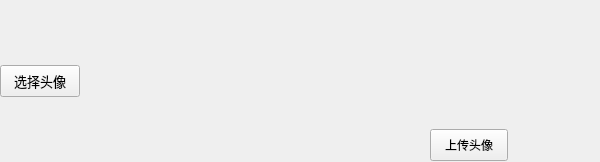
                      <widget class="QWidget" name="widget_15" native="true">
                       <property name="minimumSize">
                        <size>
                         <width>600</width>
                         <height>162</height>
                        </size>
                       </property>
                       <property name="maximumSize">
                        <size>
                         <width>600</width>
                         <height>140</height>
                        </size>
                       </property>
                       <layout class="QHBoxLayout" name="horizontalLayout_9">
                        <property name="spacing">
                         <number>0</number>
                        </property>
                        <property name="leftMargin">
                         <number>0</number>
                        </property>
                        <property name="topMargin">
                         <number>0</number>
                        </property>
                        <property name="rightMargin">
                         <number>0</number>
                        </property>
                        <property name="bottomMargin">
                         <number>0</number>
                        </property>
                        <item>
                         <widget class="QWidget" name="widget_13" native="true">
                          <layout class="QVBoxLayout" name="verticalLayout_5">
                           <property name="spacing">
                            <number>0</number>
                           </property>
                           <property name="leftMargin">
                            <number>0</number>
                           </property>
                           <property name="topMargin">
                            <number>0</number>
                           </property>
                           <property name="rightMargin">
                            <number>0</number>
                           </property>
                           <property name="bottomMargin">
                            <number>0</number>
                           </property>
                           <item>
                            <spacer name="verticalSpacer_3">
                             <property name="orientation">
                              <enum>Qt::Vertical</enum>
                             </property>
                             <property name="sizeHint" stdset="0">
                              <size>
                               <width>20</width>
                               <height>100</height>
                              </size>
                             </property>
                            </spacer>
                           </item>
                           <item>
                            <widget class="QPushButton" name="profile_photo_pbtn">
                             <property name="minimumSize">
                              <size>
                               <width>78</width>
                               <height>32</height>
                              </size>
                             </property>
                             <property name="maximumSize">
                              <size>
                               <width>16777215</width>
                               <height>32</height>
                              </size>
                             </property>
                             <property name="font">
                              <font>
                               <pointsize>10</pointsize>
                              </font>
                             </property>
                             <property name="text">
                              <string>选择头像</string>
                             </property>
                            </widget>
                           </item>
                           <item>
                            <spacer name="verticalSpacer_4">
                             <property name="orientation">
                              <enum>Qt::Vertical</enum>
                             </property>
                             <property name="sizeHint" stdset="0">
                              <size>
                               <width>20</width>
                               <height>99</height>
                              </size>
                             </property>
                            </spacer>
                           </item>
                          </layout>
                         </widget>
                        </item>
                        <item>
                         <spacer name="horizontalSpacer_5">
                          <property name="orientation">
                           <enum>Qt::Horizontal</enum>
                          </property>
                          <property name="sizeHint" stdset="0">
                           <size>
                            <width>40</width>
                            <height>20</height>
                           </size>
                          </property>
                         </spacer>
                        </item>
                        <item>
                         <widget class="QWidget" name="widget_26" native="true">
                          <property name="minimumSize">
                           <size>
                            <width>128</width>
                            <height>0</height>
                           </size>
                          </property>
                          <property name="maximumSize">
                           <size>
                            <width>128</width>
                            <height>16777215</height>
                           </size>
                          </property>
                          <layout class="QVBoxLayout" name="verticalLayout_10">
                           <property name="spacing">
                            <number>0</number>
                           </property>
                           <property name="leftMargin">
                            <number>0</number>
                           </property>
                           <property name="topMargin">
                            <number>0</number>
                           </property>
                           <property name="rightMargin">
                            <number>0</number>
                           </property>
                           <property name="bottomMargin">
                            <number>0</number>
                           </property>
                           <item>
                            <widget class="QLabel" name="profile_label_pic">
                             <property name="minimumSize">
                              <size>
                               <width>128</width>
                               <height>128</height>
                              </size>
                             </property>
                             <property name="maximumSize">
                              <size>
                               <width>128</width>
                               <height>128</height>
                              </size>
                             </property>
                             <property name="text">
                              <string/>
                             </property>
                             <property name="pixmap">
                              <pixmap resource="images.qrc">:/images/08.png</pixmap>
                             </property>
                            </widget>
                           </item>
                           <item>
                            <widget class="QWidget" name="widget_27" native="true">
                             <layout class="QHBoxLayout" name="horizontalLayout_11">
                              <property name="spacing">
                               <number>0</number>
                              </property>
                              <property name="leftMargin">
                               <number>0</number>
                              </property>
                              <property name="topMargin">
                               <number>0</number>
                              </property>
                              <property name="rightMargin">
                               <number>0</number>
                              </property>
                              <property name="bottomMargin">
                               <number>0</number>
                              </property>
                              <item>
                               <spacer name="horizontalSpacer_10">
                                <property name="orientation">
                                 <enum>Qt::Horizontal</enum>
                                </property>
                                <property name="sizeHint" stdset="0">
                                 <size>
                                  <width>22</width>
                                  <height>20</height>
                                 </size>
                                </property>
                               </spacer>
                              </item>
                              <item>
                               <widget class="QPushButton" name="profile_pic_upload">
                                <property name="minimumSize">
                                 <size>
                                  <width>78</width>
                                  <height>32</height>
                                 </size>
                                </property>
                                <property name="maximumSize">
                                 <size>
                                  <width>78</width>
                                  <height>32</height>
                                 </size>
                                </property>
                                <property name="text">
                                 <string>上传头像</string>
                                </property>
                               </widget>
                              </item>
                              <item>
                               <spacer name="horizontalSpacer_12">
                                <property name="orientation">
                                 <enum>Qt::Horizontal</enum>
                                </property>
                                <property name="sizeHint" stdset="0">
                                 <size>
                                  <width>22</width>
                                  <height>20</height>
                                 </size>
                                </property>
                               </spacer>
                              </item>
                             </layout>
                            </widget>
                           </item>
                          </layout>
                         </widget>
                        </item>
                        <item>
                         <spacer name="horizontalSpacer_6">
                          <property name="orientation">
                           <enum>Qt::Horizontal</enum>
                          </property>
                          <property name="sizeType">
                           <enum>QSizePolicy::Fixed</enum>
                          </property>
                          <property name="sizeHint" stdset="0">
                           <size>
                            <width>67</width>
                            <height>20</height>
                           </size>
                          </property>
                         </spacer>
                        </item>
                       </layout>
                      </widget>
